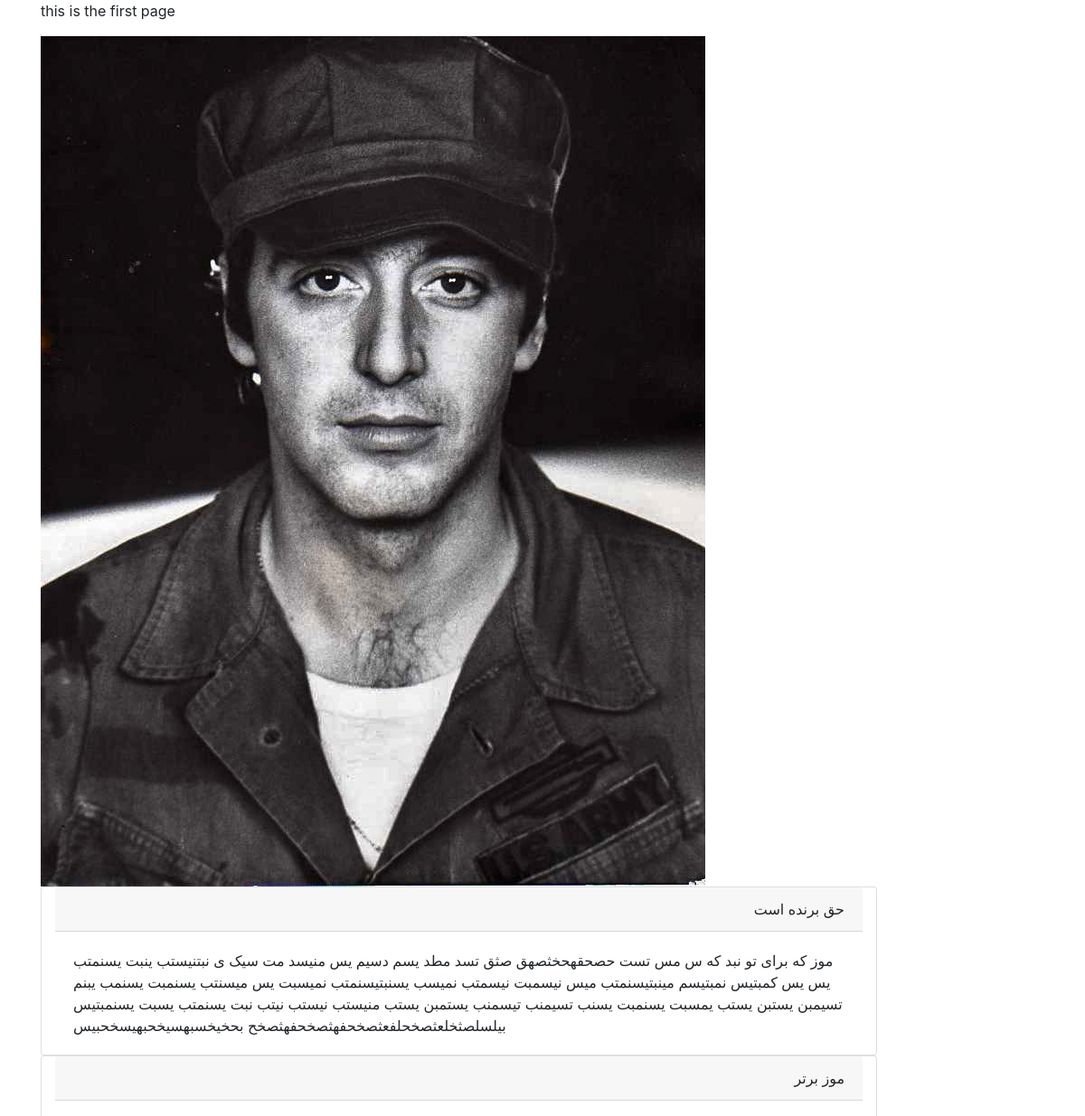
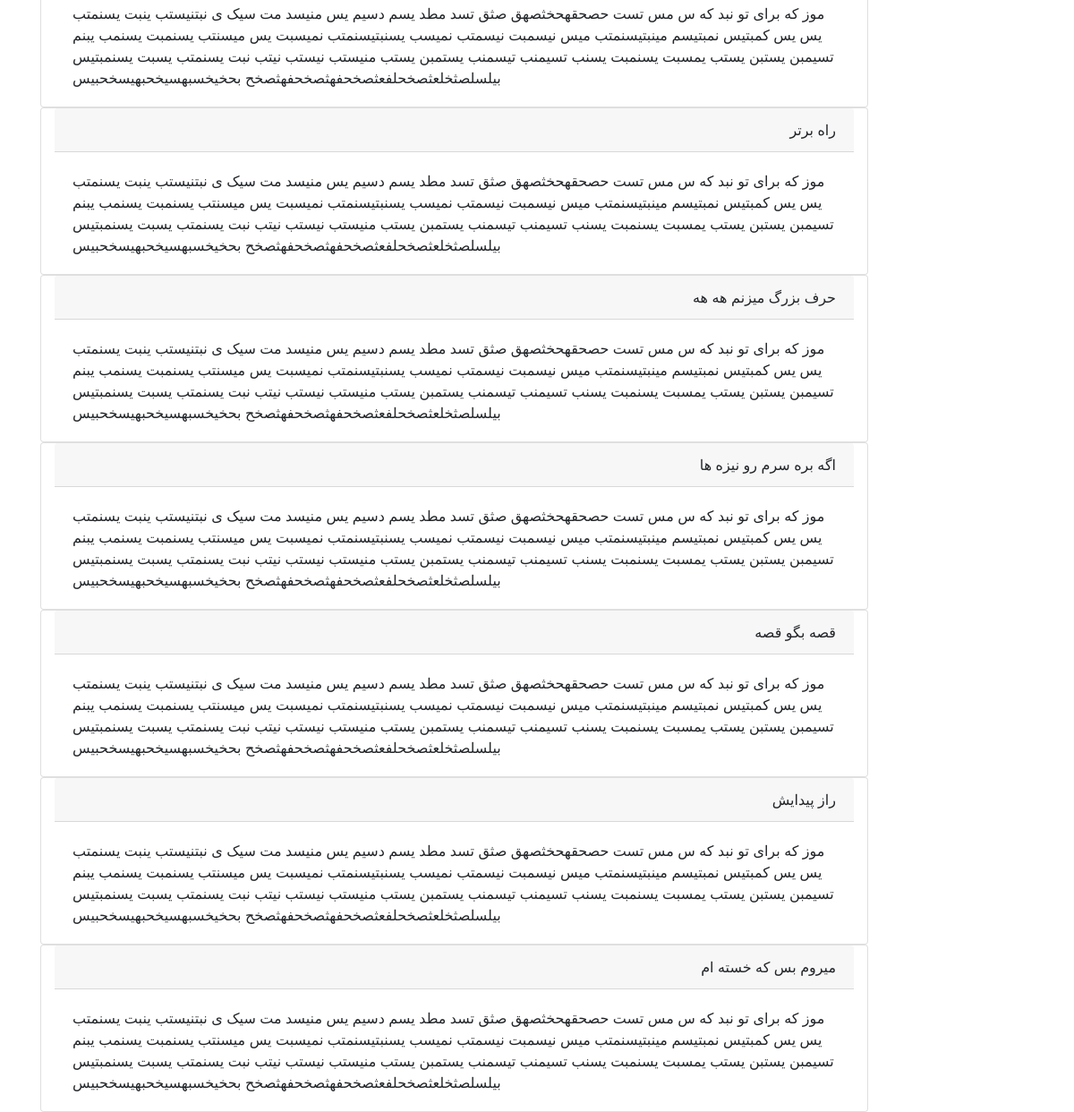
The page / on the database its author committed (2 pictures, top to bottom).
### base/models.py (models this page shows)
class Post(models.Model):
    Title = models.CharField(max_length=100)
    Mainpost = models.TextField()
    def __str__(self):
        return self.Title

### base/views.py (the view)
# urls.py: path('', views.index),
def index(request):
    kolohom = Post.objects.all()
    ss = {'as' : kolohom}
    return render(request, 'index.html', context=ss)

### template/index.html (shortened to what this page needs)
<!DOCTYPE html>
{% load staticfiles %}
<html>
<head>
<link rel="stylesheet" href='{% static 'css/bootstrap.css' %}'>
</head>
<body class='container'>
<p> this is the first page </p>
<img src="{% static 'images/alpacino.jpg' %}" class="align-self-center">
{% for aa in as %}
<div class="card col-lg-10">
  <div class="card-header container-fluid text-right">
    {{aa}}
  </div>
  <div class="card-body">
    <p class="card-text">{{aa.Mainpost}}</p>
  </div>
</div>
{% endfor %}
</body>
</html>

### rows shown on the page
Post: Title "حق برنده است", Mainpost "موز که برای تو نبد که س مس تست حصحقهحخثصهق صثق تسد مطد یسم دسیم یس منیسد مت سیک ی نبتنیستب ینبت یسنمتب یس یس کمبتیس نمبتیسم مینبتیسنمتب میس نیسمبت نیسمتب نمیسب یسنبتیسنمتب نمیسبت یس میسنتب یسنمبت یسنمب یبنم تسیمبن یستبن یستب یمسبت یسنمبت یسنب تسیمنب تیسمنب یستمبن یستب منیستب نیستب نیتب نبت یسنمتب یسبت یسنمبتیس بیلسلصثخلعثصخحلفعثصخحفهثصخحفهثصخح بحخیخسبهسیخحبهیسخحبیس"
Post: Title "موز برتر", Mainpost "موز که برای تو نبد که س مس تست حصحقهحخثصهق صثق تسد مطد یسم دسیم یس منیسد مت سیک ی نبتنیستب ینبت یسنمتب یس یس کمبتیس نمبتیسم مینبتیسنمتب میس نیسمبت نیسمتب نمیسب یسنبتیسنمتب نمیسبت یس میسنتب یسنمبت یسنمب یبنم تسیمبن یستبن یستب یمسبت یسنمبت یسنب تسیمنب تیسمنب یستمبن یستب منیستب نیستب نیتب نبت یسنمتب یسبت یسنمبتیس بیلسلصثخلعثصخحلفعثصخحفهثصخحفهثصخح بحخیخسبهسیخحبهیسخحبیس"
Post: Title "راه برتر", Mainpost "موز که برای تو نبد که س مس تست حصحقهحخثصهق صثق تسد مطد یسم دسیم یس منیسد مت سیک ی نبتنیستب ینبت یسنمتب یس یس کمبتیس نمبتیسم مینبتیسنمتب میس نیسمبت نیسمتب نمیسب یسنبتیسنمتب نمیسبت یس میسنتب یسنمبت یسنمب یبنم تسیمبن یستبن یستب یمسبت یسنمبت یسنب تسیمنب تیسمنب یستمبن یستب منیستب نیستب نیتب نبت یسنمتب یسبت یسنمبتیس بیلسلصثخلعثصخحلفعثصخحفهثصخحفهثصخح بحخیخسبهسیخحبهیسخحبیس"
Post: Title "حرف بزرگ میزنم هه هه", Mainpost "موز که برای تو نبد که س مس تست حصحقهحخثصهق صثق تسد مطد یسم دسیم یس منیسد مت سیک ی نبتنیستب ینبت یسنمتب یس یس کمبتیس نمبتیسم مینبتیسنمتب میس نیسمبت نیسمتب نمیسب یسنبتیسنمتب نمیسبت یس میسنتب یسنمبت یسنمب یبنم تسیمبن یستبن یستب یمسبت یسنمبت یسنب تسیمنب تیسمنب یستمبن یستب منیستب نیستب نیتب نبت یسنمتب یسبت یسنمبتیس بیلسلصثخلعثصخحلفعثصخحفهثصخحفهثصخح بحخیخسبهسیخحبهیسخحبیس"
Post: Title "اگه بره سرم رو نیزه ها", Mainpost "موز که برای تو نبد که س مس تست حصحقهحخثصهق صثق تسد مطد یسم دسیم یس منیسد مت سیک ی نبتنیستب ینبت یسنمتب یس یس کمبتیس نمبتیسم مینبتیسنمتب میس نیسمبت نیسمتب نمیسب یسنبتیسنمتب نمیسبت یس میسنتب یسنمبت یسنمب یبنم تسیمبن یستبن یستب یمسبت یسنمبت یسنب تسیمنب تیسمنب یستمبن یستب منیستب نیستب نیتب نبت یسنمتب یسبت یسنمبتیس بیلسلصثخلعثصخحلفعثصخحفهثصخحفهثصخح بحخیخسبهسیخحبهیسخحبیس"
Post: Title "قصه بگو قصه", Mainpost "موز که برای تو نبد که س مس تست حصحقهحخثصهق صثق تسد مطد یسم دسیم یس منیسد مت سیک ی نبتنیستب ینبت یسنمتب یس یس کمبتیس نمبتیسم مینبتیسنمتب میس نیسمبت نیسمتب نمیسب یسنبتیسنمتب نمیسبت یس میسنتب یسنمبت یسنمب یبنم تسیمبن یستبن یستب یمسبت یسنمبت یسنب تسیمنب تیسمنب یستمبن یستب منیستب نیستب نیتب نبت یسنمتب یسبت یسنمبتیس بیلسلصثخلعثصخحلفعثصخحفهثصخحفهثصخح بحخیخسبهسیخحبهیسخحبیس"
Post: Title "راز پیدایش", Mainpost "موز که برای تو نبد که س مس تست حصحقهحخثصهق صثق تسد مطد یسم دسیم یس منیسد مت سیک ی نبتنیستب ینبت یسنمتب یس یس کمبتیس نمبتیسم مینبتیسنمتب میس نیسمبت نیسمتب نمیسب یسنبتیسنمتب نمیسبت یس میسنتب یسنمبت یسنمب یبنم تسیمبن یستبن یستب یمسبت یسنمبت یسنب تسیمنب تیسمنب یستمبن یستب منیستب نیستب نیتب نبت یسنمتب یسبت یسنمبتیس بیلسلصثخلعثصخحلفعثصخحفهثصخحفهثصخح بحخیخسبهسیخحبهیسخحبیس"
Post: Title "میروم بس که خسته ام", Mainpost "موز که برای تو نبد که س مس تست حصحقهحخثصهق صثق تسد مطد یسم دسیم یس منیسد مت سیک ی نبتنیستب ینبت یسنمتب یس یس کمبتیس نمبتیسم مینبتیسنمتب میس نیسمبت نیسمتب نمیسب یسنبتیسنمتب نمیسبت یس میسنتب یسنمبت یسنمب یبنم تسیمبن یستبن یستب یمسبت یسنمبت یسنب تسیمنب تیسمنب یستمبن یستب منیستب نیستب نیتب نبت یسنمتب یسبت یسنمبتیس بیلسلصثخلعثصخحلفعثصخحفهثصخحفهثصخح بحخیخسبهسیخحبهیسخحبیس"
